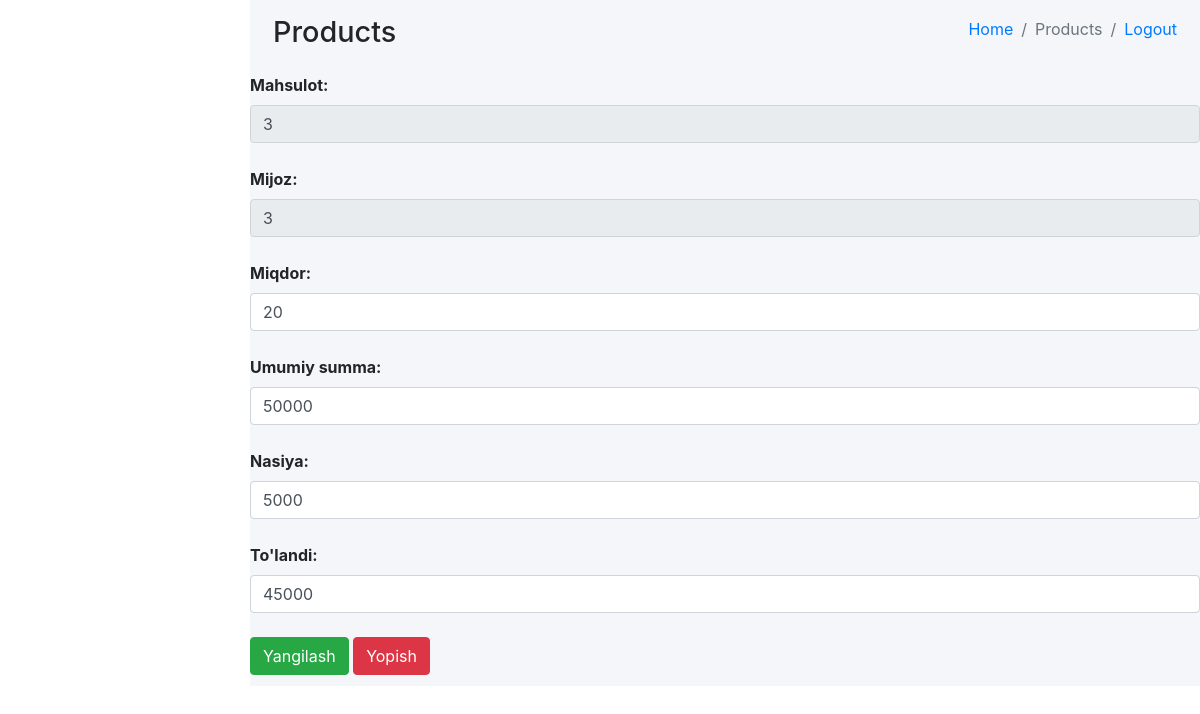
/stats/stats_update/2/ (signed in), run on the app's committed database.
### stats/models.py (models this page shows, shortened)
class Statistika(models.Model):
    mahsulot = models.ForeignKey(Mahsulot, on_delete=models.SET_NULL, null=True)
    mijoz = models.ForeignKey(Mijoz, on_delete=models.SET_NULL, null=True)
    miqdor = models.PositiveSmallIntegerField(default=1)
    summa = models.PositiveSmallIntegerField()
    tolangan_summa = models.PositiveSmallIntegerField()
    sana = models.DateField(null=True, auto_now_add=True)
    nasiya = models.PositiveSmallIntegerField(default=0)
    ombor = models.ForeignKey(Ombor, on_delete=models.SET_NULL, null=True)

### asosiy/models.py (models this page shows, shortened)
class Mahsulot(models.Model):
    nom = models.CharField(max_length=50)
    brend = models.CharField(max_length=50)
    olchov = models.CharField(max_length=50)
    narx = models.PositiveIntegerField()
    miqdor = models.PositiveSmallIntegerField()
    kelgan_sana = models.DateField(null=True, blank=True)
    ombor = models.ForeignKey(Ombor, on_delete=models.CASCADE)

class Mijoz(models.Model):
    ism = models.CharField(max_length=30)
    nom = models.CharField(max_length=50)
    manzil = models.CharField(max_length=50)
    tel = models.CharField(max_length=15)
    ombor = models.ForeignKey(Ombor, on_delete=models.CASCADE)
    qarz = models.PositiveIntegerField(default=0)

### stats/views.py (the view, shortened to what this page needs)
# urls.py: path("stats_update/<int:son>/", StatsUpdateView.as_view()),
class StatsUpdateView(View):
    def get(self, request, son):
        if request.user.is_authenticated:
            stats = Statistika.objects.get(id=son)
            if stats.ombor == request.user:
                content = {
                    "mahsulotlar": Mahsulot.objects.filter(ombor=request.user),
                    "mijozlar": Mijoz.objects.filter(ombor=request.user),
                    "stats": Statistika.objects.get(id=son)
                }
                return render(request, "stats_update.html", content)
            return redirect("/stats/statislar/")
        return redirect("/")

### templates/stats_update.html (shortened to what this page needs)
<!DOCTYPE html>
<html lang="en">
<head>
    {% load static %}
  <link rel="stylesheet" href="{% static 'plugins/fontawesome-free/css/all.min.css' %}">
  <link rel="stylesheet" href="https://code.ionicframework.com/ionicons/2.0.1/css/ionicons.min.css">
  <link rel="stylesheet" href="{% static 'dist/css/adminlte.min.css' %}">
  <link rel="stylesheet" href="https://maxcdn.bootstrapcdn.com/bootstrap/4.5.2/css/bootstrap.min.css">
</head>
<body class="hold-transition sidebar-mini">
<div class="wrapper">
  <div class="content-wrapper">
    <div class="content-header">
      <div class="container-fluid">
        <div class="row mb-2">
          <div class="col-sm-6">
            <h1 class="m-0">Products</h1>
          </div>
          <div class="col-sm-6">
            <ol class="breadcrumb float-sm-right">
              <li class="breadcrumb-item"><a href="#">Home</a></li>
              <li class="breadcrumb-item active">Products</li>
              <li class="breadcrumb-item"><a href="#">Logout</a></li>
            </ol>
          </div>
        </div>
      </div>
    </div>
      <form method="post" id="edit-product-form"> {% csrf_token %}
            <label for="product">Mahsulot:</label>
            <input type="text" name="mahsulot" value="{{stats.mahsulot.id}}"  id="product" class="form-control"
                   required disabled>
            <br>
            <label for="client">Mijoz:</label>
            <input type="text" name="mijoz" value="{{stats.mijoz.id}}"  id="client" class="form-control"
                   required disabled>
            <br>
            <label for="miqdor">Miqdor:</label>
            <input type="number" name="miqdor" value="{{stats.miqdor}}"  id="miqdor" class="form-control"
                   required>
            <br>
            <label for="umumiy_summa">Umumiy summa:</label>
            <input type="number" name="summa" value="{{stats.summa}}" id="umumiy_summa"
                   class="form-control" required>
            <br>
            <label for="nasiya">Nasiya:</label>
            <input type="number" name="nasiya" id="nasiya" value="{{stats.nasiya}}" class="form-control"
                   required>
            <br>
            <label for="tolandi">To'landi:</label>
            <input type="number" name="tolangan_summa"  id="tolandi" value="{{stats.tolangan_summa}}" class="form-control"
                   required>
            <br>
            <button type="submit" class="btn btn-success">Yangilash</button>
            <a href="/stats/statislar/">
                <button type="button" class="btn btn-danger" data-dismiss="modal">Yopish</button>
            </a>
        </form>
</body>
</html>

### data on the page
Statistika: mahsulot "3", mijoz "3", miqdor "20", summa "50000", nasiya "5000", tolangan_summa "45000"
